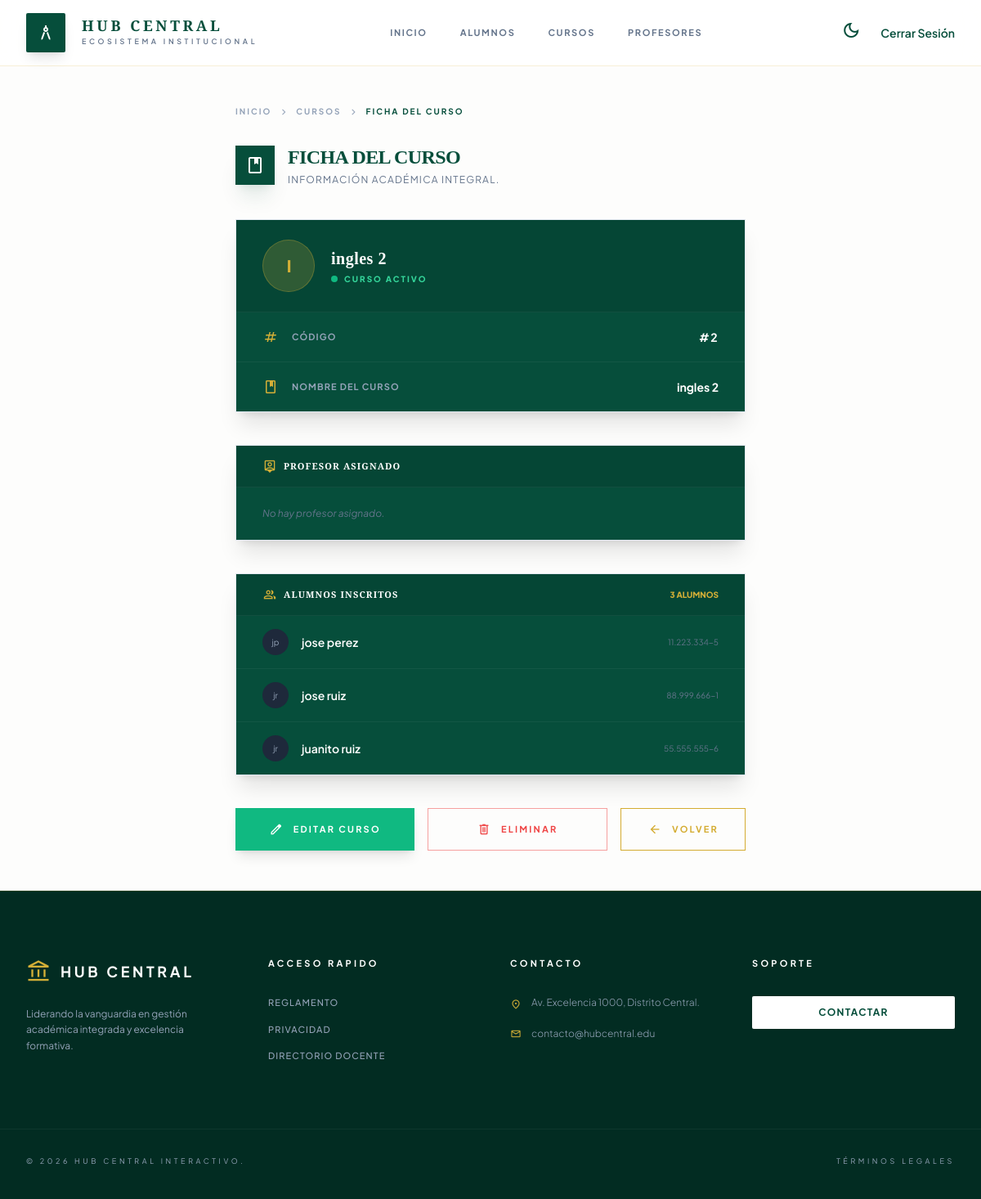
The app's page /cursos/2/detalle/ (signed in) with its own data.
### cursos/models.py (models this page shows, shortened)
class Curso(models.Model):
    codigo = models.AutoField(primary_key=True, verbose_name="Código")
    nombre = models.CharField(max_length=150, verbose_name="Nombre del Curso")
    profesor = models.ForeignKey(
        Profesor,
        on_delete=models.SET_NULL,
        null=True,
        related_name='cursos',
        verbose_name="Profesor"
    )
    alumnos = models.ManyToManyField(
        Alumno,
        blank=True,
        related_name='cursos',
        verbose_name="Alumnos"
    )
    class Meta:
        verbose_name = "Curso"
        verbose_name_plural = "Cursos"
        ordering = ['nombre']
    def total_alumnos(self):
        return self.alumnos.count()

### alumno/models.py (models this page shows, shortened)
class Alumno(models.Model):
    rut = models.CharField(max_length=12, primary_key=True, verbose_name="RUT")
    nombre = models.CharField(max_length=100, verbose_name="Nombre")
    apellido = models.CharField(max_length=100, verbose_name="Apellido")
    fecha_nacimiento = models.DateField(verbose_name="Fecha de Nacimiento")
    class Meta:
        verbose_name = "Alumno"
        verbose_name_plural = "Alumnos"
        ordering = ['apellido', 'nombre']

### cursos/views.py (the view)
# urls.py: path('<int:codigo>/detalle/', views.detalle_curso,  name='detalle_curso'),
@login_required
def detalle_curso(request, codigo):
    curso = get_object_or_404(Curso, codigo=codigo)
    contexto = {'curso': curso}
    return render(request, 'cursos/detalle_curso.html', contexto)

### cursos/templates/cursos/detalle_curso.html (shortened to what this page needs)
{% extends 'base.html' %}
{% block main %}
<div class="max-w-2xl mx-auto px-6 py-12">
    <nav class="flex items-center gap-2 text-[10px] font-bold text-slate-400 mb-8 uppercase tracking-[0.2em]">
        <a class="hover:text-primary transition-colors" href="{% url 'base' %}">Inicio</a>
        <span class="material-symbols-outlined text-[14px]">chevron_right</span>
        <a class="hover:text-primary transition-colors" href="{% url 'portal_cursos' %}">Cursos</a>
        <span class="material-symbols-outlined text-[14px]">chevron_right</span>
        <span class="text-secondary dark:text-primary">Ficha del Curso</span>
    </nav>
    <div class="mb-10 flex items-center gap-4">
        <div class="size-12 bg-secondary dark:bg-primary flex items-center justify-center text-white dark:text-secondary shadow-xl shadow-secondary/10">
            <span class="material-symbols-outlined">book</span>
        </div>
        <div>
            <h1 class="text-2xl font-serif font-bold text-secondary dark:text-white uppercase tracking-tight">Ficha del Curso</h1>
            <p class="text-slate-500 dark:text-slate-400 text-xs uppercase tracking-widest mt-1">Información académica integral.</p>
        </div>
    </div>
    <div class="bg-secondary dark:bg-slate-900/50 border border-slate-200 dark:border-slate-800 shadow-xl overflow-hidden backdrop-blur-sm mb-10">
        <div class="px-8 py-6 border-b border-white/5 flex items-center gap-5 bg-black/10">
            <div class="size-16 rounded-full bg-primary/20 border border-primary/30 flex items-center justify-center shrink-0">
                <span class="text-primary text-xl font-black uppercase tracking-tighter">
                    {{ curso.nombre|first }}
                </span>
            </div>
            <div>
                <h2 class="text-xl font-serif font-bold text-white tracking-wide">
                    {{ curso.nombre }}
                </h2>
                <div class="flex items-center gap-2 mt-1">
                    <span class="size-2 rounded-full bg-[#10b981] animate-pulse"></span>
                    <p class="text-[10px] font-black text-emerald-400 uppercase tracking-[0.2em]">Curso Activo</p>
                </div>
            </div>
        </div>
        <div class="divide-y divide-white/5">
            <div class="px-8 py-5 flex items-center justify-between group hover:bg-white/5 transition-colors">
                <div class="flex items-center gap-4">
                    <span class="material-symbols-outlined text-primary text-[20px]">tag</span>
                    <span class="text-[11px] font-bold text-slate-400 uppercase tracking-widest">Código</span>
                </div>
                <span class="text-sm font-bold text-white tracking-widest">#{{ curso.codigo }}</span>
            </div>
            <div class="px-8 py-5 flex items-center justify-between group hover:bg-white/5 transition-colors">
                <div class="flex items-center gap-4">
                    <span class="material-symbols-outlined text-primary text-[20px]">book</span>
                    <span class="text-[11px] font-bold text-slate-400 uppercase tracking-widest">Nombre del Curso</span>
                </div>
                <span class="text-sm font-bold text-white">{{ curso.nombre }}</span>
            </div>
        </div>
    </div>
    <div class="bg-secondary dark:bg-slate-900/50 border border-slate-200 dark:border-slate-800 shadow-xl overflow-hidden backdrop-blur-sm mb-10">
        <div class="px-8 py-4 border-b border-white/5 bg-black/10">
            <h3 class="text-[11px] font-bold text-white uppercase tracking-widest flex items-center gap-2">
                <span class="material-symbols-outlined text-primary text-[18px]">person_pin</span> Profesor Asignado
            </h3>
        </div>
        {% if curso.profesor %}
            <div class="px-8 py-6 flex items-center gap-4">
                <div class="size-12 rounded-full bg-primary/20 flex items-center justify-center text-primary font-bold">
                    {{ curso.profesor.nombre|first }}{{ curso.profesor.apellido|first }}
                </div>
                <div>
                    <p class="text-sm font-bold text-white">{{ curso.profesor.nombre }} {{ curso.profesor.apellido }}</p>
                    <p class="text-[10px] text-slate-400 uppercase tracking-widest">{{ curso.profesor.profesion }}</p>
                </div>
                <span class="ml-auto text-[10px] font-mono text-slate-500">{{ curso.profesor.rut }}</span>
            </div>
        {% else %}
            <div class="px-8 py-6 text-xs text-slate-500 italic">No hay profesor asignado.</div>
        {% endif %}
    </div>
    <div class="bg-secondary dark:bg-slate-900/50 border border-slate-200 dark:border-slate-800 shadow-xl overflow-hidden backdrop-blur-sm mb-10">
        <div class="px-8 py-4 border-b border-white/5 bg-black/10 flex justify-between items-center">
            <h3 class="text-[11px] font-bold text-white uppercase tracking-widest flex items-center gap-2">
                <span class="material-symbols-outlined text-primary text-[18px]">group</span> Alumnos Inscritos
            </h3>
            <span class="text-[10px] font-black text-primary uppercase">{{ curso.total_alumnos }} Alumnos</span>
        </div>
        <div class="divide-y divide-white/5">
            {% for alumno in curso.alumnos.all %}
            <div class="px-8 py-4 flex items-center justify-between hover:bg-white/5 transition-colors">
                <div class="flex items-center gap-4">
                    <div class="size-8 rounded-full bg-slate-800 flex items-center justify-center text-[10px] text-slate-400">
                        {{ alumno.nombre|first }}{{ alumno.apellido|first }}
                    </div>
                    <span class="text-sm font-semibold text-white">{{ alumno.nombre }} {{ alumno.apellido }}</span>
                </div>
                <span class="text-[10px] text-slate-500">{{ alumno.rut }}</span>
            </div>
            {% empty %}
            <div class="px-8 py-6 text-xs text-slate-500 italic">No hay alumnos inscritos.</div>
            {% endfor %}
        </div>
    </div>
    <div class="flex flex-col sm:flex-row gap-4">
        <a href="{% url 'editar_curso' curso.codigo %}"
           class="flex-1 flex items-center justify-center gap-3 bg-[#10b981] hover:bg-[#059669] text-white font-bold py-4 px-6 uppercase tracking-[0.2em] text-[11px] transition-all shadow-lg active:scale-95">
            <span class="material-symbols-outlined text-[18px]">edit</span> Editar Curso
        </a>
        <a href="{% url 'eliminar_curso' curso.codigo %}"
           class="flex-1 flex items-center justify-center gap-3 bg-transparent hover:bg-red-500/10 text-red-500 font-bold py-4 px-6 border border-red-500/50 uppercase tracking-[0.2em] text-[11px] transition-all">
            <span class="material-symbols-outlined text-[18px]">delete</span> Eliminar
        </a>
        <a href="{% url 'lista_cursos' %}"
           class="flex items-center gap-3 bg-transparent hover:bg-white/5 text-[#d4ac31] text-[11px] font-bold uppercase tracking-[0.2em] py-3.5 px-8 transition-all border border-[#d4ac31]">
            <span class="material-symbols-outlined text-[18px]">arrow_back</span> Volver
        </a>
    </div>
</div>
{% endblock %}

### static/css/estilo.css (style rules this page uses)
:root { --emerald-deep: #064e3b; --emerald-rich: #065f46; --gold-primary: #d4af37; --gold-light: #f4e1a1; --background-base: #fdfdfc; --text-main: #1a2e2a; }

### cursos/templates/cursos/detalle_curso.html (style rules this page uses)
.font-serif { font-family: 'Playfair+Display', serif; }

### records on screen
Curso: nombre|first "I", nombre "ingles 2", codigo "2", total_alumnos "3"
Alumno: nombre|first "j", apellido|first "p", nombre "jose", apellido "perez", rut "11.223.334-5"
Alumno: nombre|first "j", apellido|first "r", nombre "jose", apellido "ruiz", rut "88.999.666-1"
Alumno: nombre|first "j", apellido|first "r", nombre "juanito", apellido "ruiz", rut "55.555.555-6"
